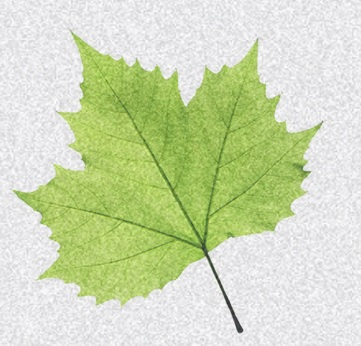
#> input picture opencv/noisy_leaf.jpg, 361 x 346 px, found by its file name
$ python ex.py
#> lines starting #> are read from the running program, lines starting #| are printed output that depends on the picture; after the words box and inside, x2 and y2 are one past the last pixel; in counts of white or black regions, pixels touching at a corner belong together
import cv2
import numpy as np
import matplotlib.pyplot as plt

def nothing(x):
    pass

img = cv2.imread('noisy_leaf.jpg', 0) #read image as grayscale
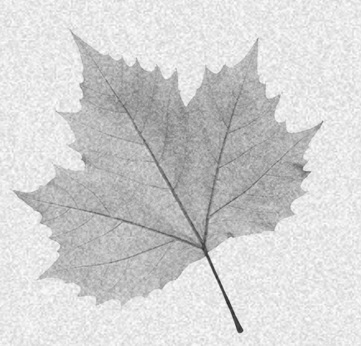
#> img: shape (346, 361); min 43, max 255, mean 210.7


canny = cv2.Canny(img, 85, 255)
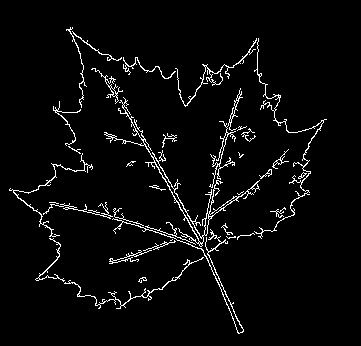
#> canny: shape (346, 361); 3.9% white in thin lines or dots, all inside (x1, y1, x2, y2) = (9, 27, 327, 334)

cv2.namedWindow('image') # make a window with name 'image'
cv2.createTrackbar('L', 'image', 0, 255, nothing) #lower threshold trackbar for window 'image
cv2.createTrackbar('U', 'image', 0, 255, nothing) #upper threshold trackbar for window 'image

while(1):
    numpy_horizontal_concat = np.concatenate((img, canny), axis=1) # to display image side by side
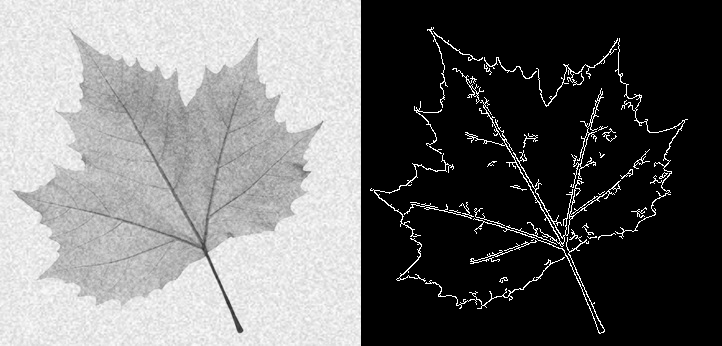
#> numpy_horizontal_concat: shape (346, 722); min 0, max 255, mean 110.3
    cv2.imshow('image', numpy_horizontal_concat)
    k = cv2.waitKey(1) & 0xFF
#> (key Esc is pressed here)
    if k == 27: #escape key
        break
    l = cv2.getTrackbarPos('L', 'image')
    u = cv2.getTrackbarPos('U', 'image')

    canny = cv2.Canny(img, l, u)

cv2.destroyAllWindows()

$ run again, with opencv/meow.jpg copied over opencv/noisy_leaf.jpg
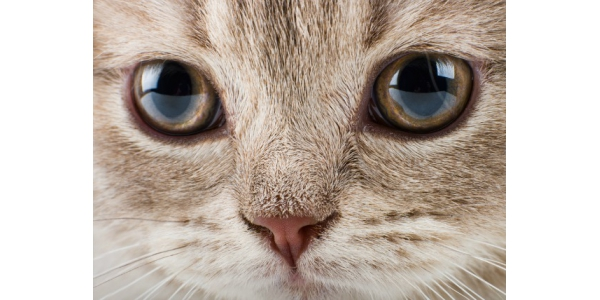
#> input picture opencv/meow.jpg, 600 x 300 px, found by its file name
#> `canny = cv2.Canny(img, 85, 255)`:
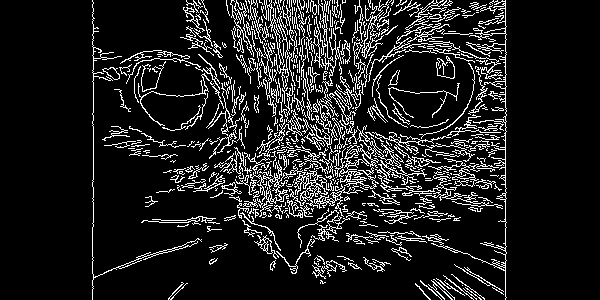
#> canny: shape (300, 600); 12% white in thin lines or dots, all inside (x1, y1, x2, y2) = (92, 0, 507, 300)
#> `numpy_horizontal_concat = np.concatenate((img, canny), axis=1)`:
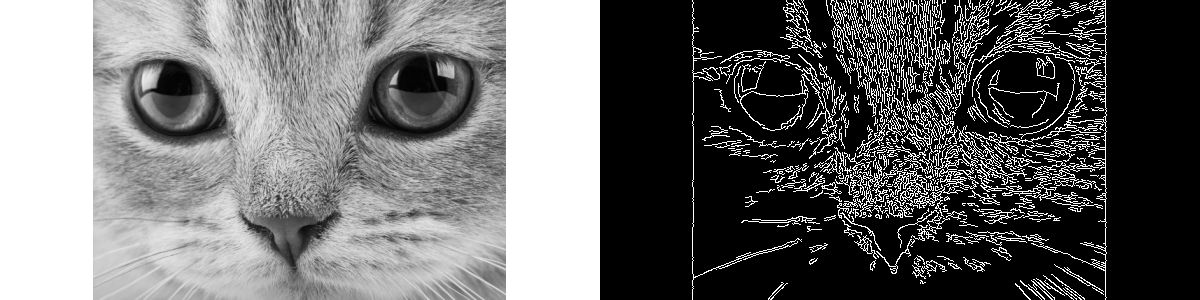
#> numpy_horizontal_concat: shape (300, 1200); min 0, max 255, mean 107.3
